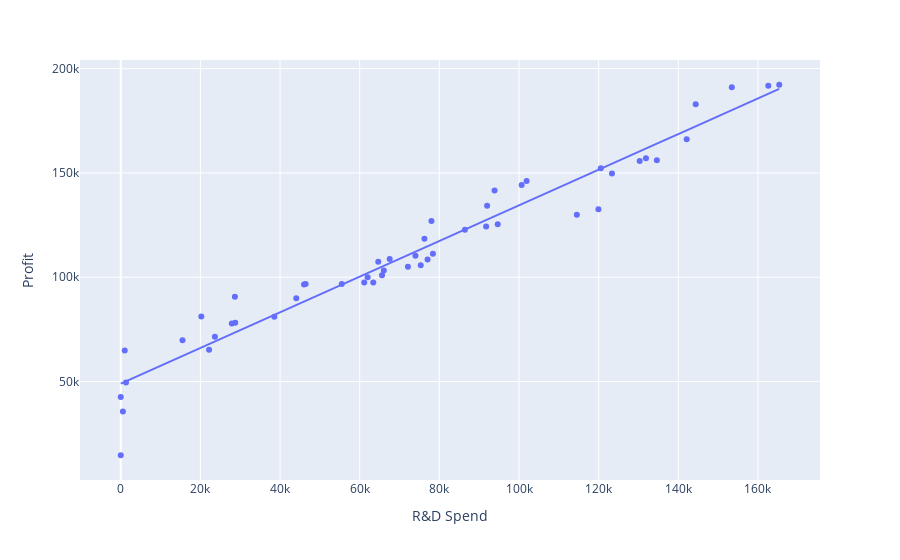

Here is the notebook cell this chart was saved with:
### Code cell
px.scatter(df,x='R&D Spend',y='Profit', trendline="ols")
